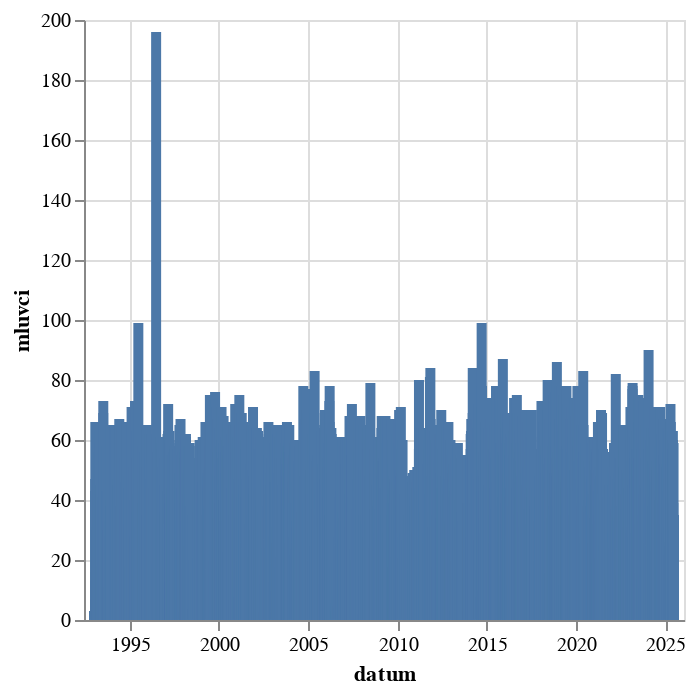

Write notebook code for a chart like this one.
### Code cell
alt.Chart(
    df.group_by_dynamic(index_column="datum",every="1m").agg(pl.col("mluvci").unique().len()).to_pandas()
).mark_bar(
).encode(
    alt.X("datum:T"),
    alt.Y("mluvci:Q")
)

### Figure 1 — Vega-Lite specification as saved in the notebook (floating-point values rounded to 4 significant figures; data arrays with more than 128 entries replaced by an {"elided": "..."} marker saying what was removed)
{"config": {"view": {"continuousWidth": 300, "continuousHeight": 300}}, "data": {"name": "data-f04f1f4ef8980c54ebb9d3a13fbee1fd"}, "mark": {"type": "bar"}, "encoding": {"x": {"field": "datum", "type": "temporal"}, "y": {"field": "mluvci", "type": "quantitative"}}, "$schema": "https://vega.github.io/schema/vega-lite/v5.8.0.json", "datasets": {"data-f04f1f4ef8980c54ebb9d3a13fbee1fd": {"elided": "2189 records"}}}
